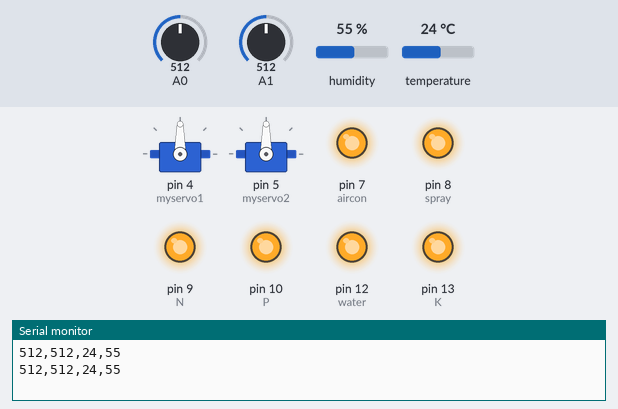
Recording of a sketch running on a simulated Arduino Uno, built with avr-gcc and run on an emulated ATmega328P. Shown: 2 × servo, output pins drawn as LEDs (lit = HIGH), the last lines printed to the serial monitor. Inputs (shaded band) come from the test bench; at power-on: temperature 24 °C, A1 = 512, A0 = 512, humidity 55 %.

Above: at 4.8 s.
4.9 s: temperature set to 38 °C
9.9 s: temperature set to 41 °C
At 14.3 s:
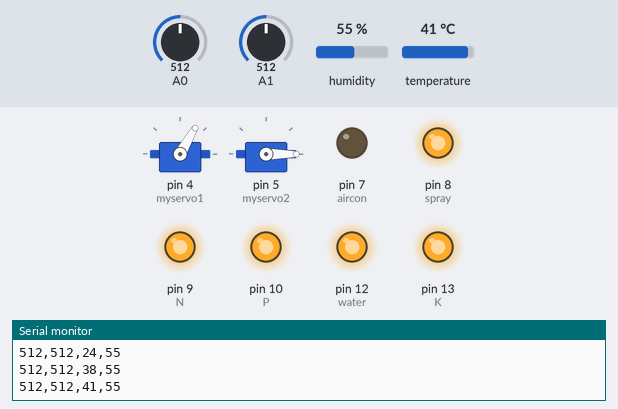
14.9 s: A1 set to 983
23.6 s: A1 set to 1017
At 31.8 s:
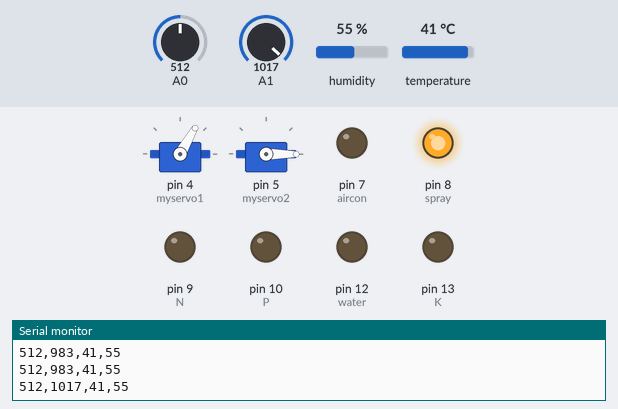
32.7 s: A0 set to 483
At 36.9 s:
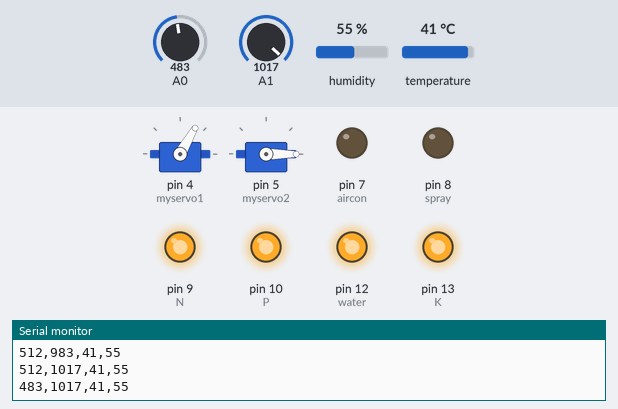
40.8 s: temperature set to 12 °C
At 44.7 s:
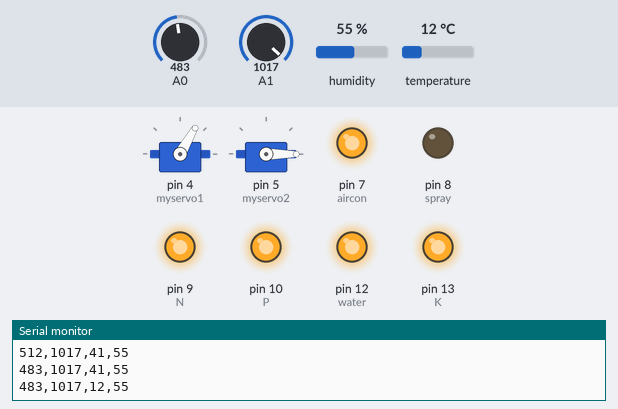
Timing chart, 0 to 47.8 s (numbered marks = the images above; inputs shaded):
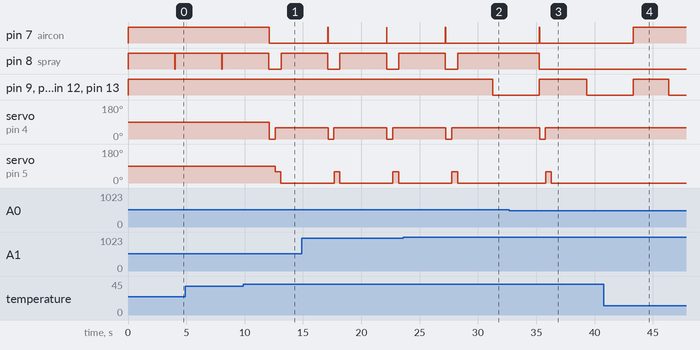

Measured:
- the behaviour switches between 39 and 40 °C on temperature (found by bisection; images 0 and 1)
- the behaviour switches between 999 and 1000 on A1 (found by bisection; images 1 and 2)
- the behaviour switches between 500 and 499 on A0 (found by bisection; images 2 and 3)
- after the input at 9.9 s, pin 7 (aircon): HIGH → LOW after 2.2 s; servo on pin 4 (myservo1): 90° → 0° after 2.2 s, → 60° 0.50 s later; servo on pin 5 (myservo2): 90° → 60° after 2.7 s, → 0° 0.50 s later
- after the input at 23.6 s, pin 7 (aircon): goes on until 27.2 s, then stays LOW; pin 8 (spray): goes on until 28.3 s, then stays HIGH; pin 9 (N), pin 10 (P), pin 12 (water), pin 13 (K): HIGH → LOW after 7.7 s; servo on pin 4 (myservo1): goes on until 27.7 s, then stays 60°
- after the input at 32.7 s, pin 8 (spray): goes on until 35.3 s, then stays LOW
- after the input at 40.8 s, pin 7 (aircon): goes on until 43.3 s, then stays HIGH; servo on pin 4 (myservo1): stays 60° (without the input it goes to 0° after 2.5 s); servo on pin 5 (myservo2): stays 0° (without the input it goes to 60° after 3.0 s)
- by itself, pin 8 (spray): alternates HIGH for 4.0 s and LOW for 1.0 s

The sketch:

moisture_temperature.ino
```cpp
#include <SoftwareSerial.h>
// #include <lcd.h>  //add library files
#include "DHT.h"
#include <Servo.h>

Servo myservo1;
Servo myservo2;

#define DHTPIN 11     // the pin connected the DHT sensor
DHT dht(DHTPIN, DHT11);
// lcd Lcd;  //define a Lcd class instance

SoftwareSerial nodemcu(2,3);

int aircon = 7;//relay error
int N = 9; //relar error
int P = 10; //relay error
int K = 13;
int water = 12;
int spray = 8;
float temperature_threshold = 40;
int moisture_threshold = 500;
int nutrient_threshold1 = 1000;
int nutrient_threshold2 = 1020;
int nutrient_threshold3 = 1030;
void setup() {
  pinMode(N,OUTPUT);
  pinMode(P,OUTPUT);
  pinMode(K,OUTPUT);
  pinMode(water,OUTPUT);
  pinMode(spray,OUTPUT);
  pinMode(aircon,OUTPUT);
  myservo1.attach(4);
  myservo2.attach(5);

  Serial.begin(115200);
  nodemcu.begin(115200);

 // Lcd.Init(); //initialize
 // Lcd.Clear();  //clear
  dht.begin();
}
 char string[10];

void loop() {
  digitalWrite(N, HIGH);
  digitalWrite(P, HIGH);
  digitalWrite(K, HIGH);
  digitalWrite(water, HIGH);
  digitalWrite(spray, LOW);
  digitalWrite(aircon, HIGH);

  int moist = analogRead(A0);
  int nutri = analogRead(A1);
  int humidity = dht.readHumidity();
  int temperature = dht.readTemperature();

   String data = data + moist+","+nutri+","+temperature+","+humidity; // comma will be used a delimeter
   Serial.println(data);
   nodemcu.println(data);

 if(temperature >= temperature_threshold){
    digitalWrite(aircon, LOW);
    myservo1.write(0);// set the rotation angle of the motor
    delay(500);
    myservo1.write(60);// set the rotation angle of the motor
    delay(10);
    myservo2.write(60);// set the rotation angle of the motor
    delay(500);
    myservo2.write(0);// set the rotation angle of the motor
    delay(10);
    }
   else{
    digitalWrite(aircon, HIGH);
    }

 //for water spray
 if(moist >= moisture_threshold){
  digitalWrite(spray, HIGH);
  delay(3000);
  }
 else{
  digitalWrite(spray, LOW);
  delay(3000);
  }

 //for nutrient
 if(nutri >= nutrient_threshold3){
  digitalWrite(N, LOW);
  digitalWrite(P, LOW);
  digitalWrite(K, LOW);
  digitalWrite(water, LOW);
  delay(2000);
  }
 else if(nutri >= nutrient_threshold2){
  digitalWrite(N, LOW);
  digitalWrite(P, LOW);
  digitalWrite(K, LOW);
  digitalWrite(water, LOW);
  delay(3000);
  }
 else if(nutri >= nutrient_threshold1){
  digitalWrite(N, LOW);
  digitalWrite(P, LOW);
  digitalWrite(K, LOW);
  digitalWrite(water, LOW);
  delay(4000);
  }
 else{
  digitalWrite(N, HIGH);
  digitalWrite(P, HIGH);
  digitalWrite(K, HIGH);
  digitalWrite(water, HIGH);
  delay(1000);
  }

  data = "";
}

/*void LCD_display(int t, int h, int m, int n){
  Lcd.Cursor(0,0);
  Lcd.Display("Humidity:");
  Lcd.Cursor(0,9);
  Lcd.DisplayNum(h);
  Lcd.Cursor(0,12);
  Lcd.Display("%RH");

  Lcd.Cursor(2,0);
  Lcd.Display("Temperature:");
  Lcd.Cursor(2,12);
  Lcd.DisplayNum(t);
  Lcd.Cursor(2,15);
  Lcd.Display("C");
  delay(3000);

  Lcd.Cursor(0,0);
  Lcd.Display("Moisture:");
  Lcd.Cursor(0,9);
  Lcd.DisplayNum(m);

  Lcd.Cursor(2,0);
  Lcd.Display("Nutrients:");
  Lcd.Cursor(2,10);
  Lcd.DisplayNum(n);
  delay(3000);
  }*/
```
